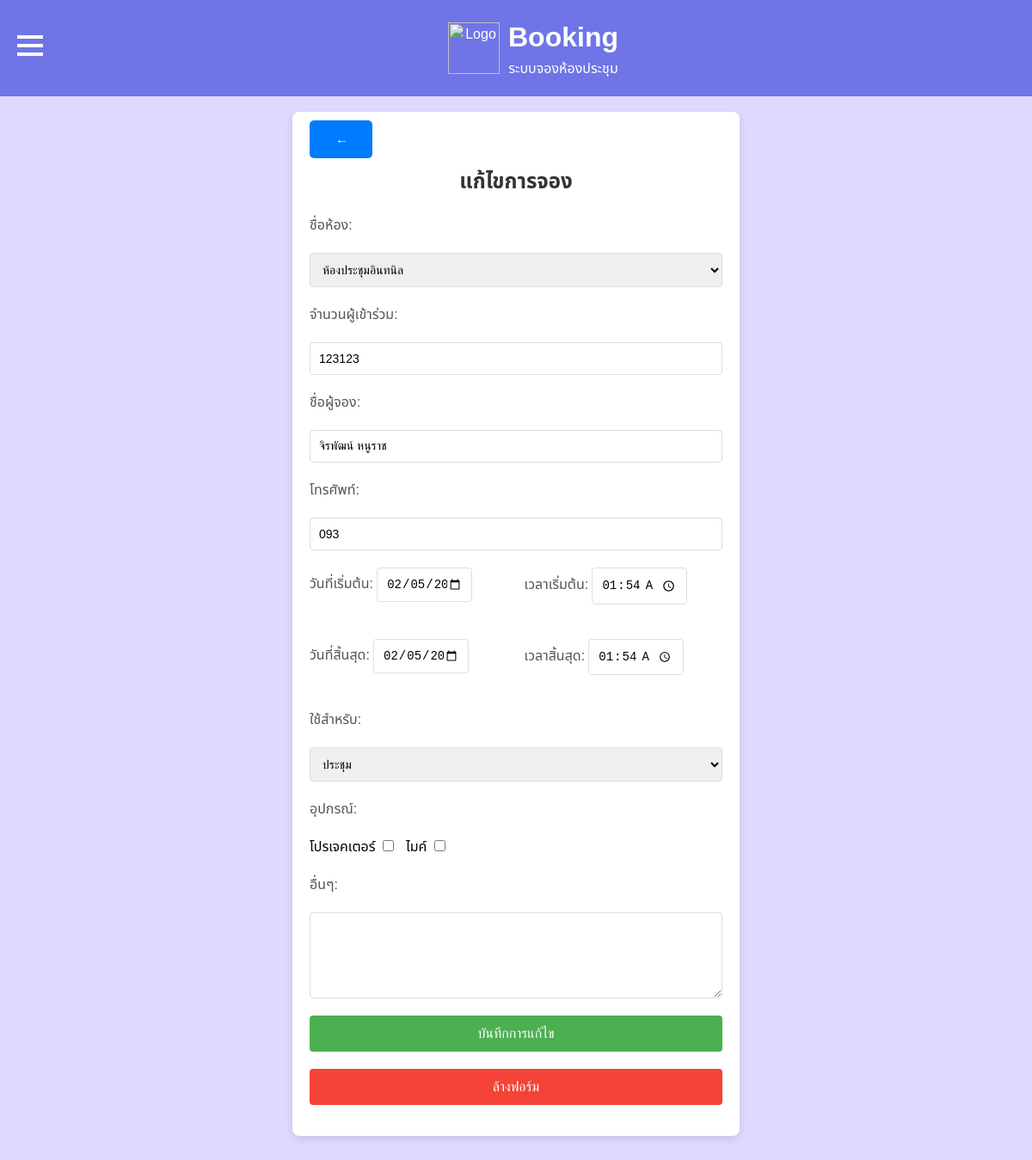
Screenshot of /edit-mybooking.php?id=23 (signed in) with the database file from the repository.
### tables this page shows
CREATE TABLE `bookings` (
  `id` int(11) NOT NULL,
  `user_id` int(11) DEFAULT NULL,
  `room_id` int(11) NOT NULL,
  `participants` int(11) NOT NULL,
  `booker_name` varchar(255) NOT NULL,
  `phone` varchar(20) NOT NULL,
  `start_date` date NOT NULL,
  `end_date` date NOT NULL,
  `start_time` time NOT NULL,
  `end_time` time NOT NULL,
  `purpose` varchar(255) NOT NULL,
  `equipment` varchar(255) DEFAULT NULL,
  `other_details` text DEFAULT NULL,
  `created_at` timestamp NOT NULL DEFAULT current_timestamp(),
  `is_confirmed` tinyint(1) NOT NULL DEFAULT 0
);

CREATE TABLE `rooms` (
  `id` int(11) NOT NULL,
  `room_name` varchar(100) NOT NULL,
  `description` text DEFAULT NULL,
  `location` varchar(255) DEFAULT NULL,
  `capacity` int(11) NOT NULL,
  `image` varchar(255) DEFAULT NULL,
  `created_at` timestamp NOT NULL DEFAULT current_timestamp(),
  `is_visible` tinyint(1) DEFAULT 1
);

### edit-mybooking.php (the view, shortened to what this page needs)
<?php
include 'db/db_connection.php';
$id = $_GET['id'];
$sql = "SELECT * FROM bookings WHERE id = $id AND user_id = {$_SESSION['user_id']}";
$result = $conn->query($sql);
$booking = $result->fetch_assoc();
$room_res = $conn->query("SELECT * FROM rooms WHERE is_visible = 1");
$rooms = $room_res->fetch_all(MYSQLI_ASSOC);
?>
<!DOCTYPE html>
<html lang="th">
<head>
    <link rel="stylesheet" href="css/theme.css">
</head>
<body>
<div class="container">
<a href="mybk.php" class="btn-back">
    <span class="arrow">&#8592;</span>
</a>
    <h2>แก้ไขการจอง</h2>
    <form action="update_booking.php" method="POST">
        <label>ชื่อห้อง:</label>
        <select name="room_id" required>
            <?php foreach ($rooms as $room): ?>
                <option value="<?= $room['id'] ?>" <?= $room['id'] == $booking['room_id'] ? 'selected' : '' ?>>
                    <?= htmlspecialchars($room['room_name']) ?>
                </option>
            <?php endforeach; ?>
        </select>
        <label>จำนวนผู้เข้าร่วม:</label>
        <input type="number" name="participants" value="<?= htmlspecialchars($booking['participants']) ?>" required>
        <label>ชื่อผู้จอง:</label>
        <input type="text" name="booker_name" value="<?= htmlspecialchars($booking['booker_name']) ?>" required>
        <label>โทรศัพท์:</label>
        <input type="tel" name="phone" value="<?= htmlspecialchars($booking['phone']) ?>" required>
        <div class="form-group">
    <div>
        <label>วันที่เริ่มต้น:</label>
        <input type="date" name="start_date" value="<?= $booking['start_date'] ?>" required>
    </div>
    <div>
        <label>เวลาเริ่มต้น:</label>
        <input type="time" name="start_time" value="<?= $booking['start_time'] ?>" required>
    </div>
</div>
<div class="form-group">
    <div>
        <label>วันที่สิ้นสุด:</label>
        <input type="date" name="end_date" value="<?= $booking['end_date'] ?>" required>
    </div>
    <div>
        <label>เวลาสิ้นสุด:</label>
        <input type="time" name="end_time" value="<?= $booking['end_time'] ?>" required>
    </div>
</div>
        <label>ใช้สำหรับ:</label>
        <select name="purpose">
            <option value="ประชุม" <?= $booking['purpose'] == 'ประชุม' ? 'selected' : '' ?>>ประชุม</option>
        </select>
        <label>อุปกรณ์:</label>
        <div class="cb">
            โปรเจคเตอร์ <input type="checkbox" name="equipment[]" value="โปรเจคเตอร์" <?= in_array('โปรเจคเตอร์', explode(',', $booking['equipment'])) ? 'checked' : '' ?>>
            ไมค์ <input type="checkbox" name="equipment[]" value="ไมค์" <?= in_array('ไมค์', explode(',', $booking['equipment'])) ? 'checked' : '' ?>>
        </div>
        <label>อื่นๆ:</label>
        <textarea name="other_details"><?= htmlspecialchars($booking['other_details']) ?></textarea>
        <button type="submit" class="btn-save">บันทึกการแก้ไข</button>
        <button type="reset" class="btn-clear">ล้างฟอร์ม</button>
    </form>
</div>
</body>
</html>

### css/theme.css (style rules this page uses)
body { display: flex; justify-content: center; align-items: center; background: linear-gradient(135deg, #e0d8ff, #e0d8ff); font-family: "Noto Sans Thai", sans-serif; font-optical-sizing: auto; font-style: normal; margin: 0; overflow-x: hidden; }
.arrow { transition: transform 0.3s ease; display: inline-block; margin-left: 10px; }

### edit-mybooking.php (style rules this page uses)
body { background-color: #f4f4f4; margin: 0; padding: 0; }
.container { width: 40%; margin: 50px auto; background-color: #fff; padding: 20px; border-radius: 8px; box-shadow: 0 4px 10px rgba(0, 0, 0, 0.1); margin-top: 130px; }
.form-group { display: flex; flex-wrap: wrap; gap: 10px; margin-bottom: 20px; }
.form-group div { width: 100%; }
@media (min-width: 768px) { .form-group div { width: 48%; } }
input[type="date"], input[type="time"] { width: 100%; padding: 10px; font-size: 14px; border: 1px solid #ddd; border-radius: 4px; box-sizing: border-box; }
h2 { text-align: center; color: #333; margin-bottom: 20px; }
form { display: grid; gap: 20px; }
label { font-size: 16px; color: #555; }
input[type="text"], input[type="tel"], input[type="number"], input[type="date"], input[type="time"], select, textarea { width: 100%; padding: 10px; font-size: 14px; border: 1px solid #ddd; border-radius: 4px; box-sizing: border-box; }
textarea { resize: vertical; height: 100px; }
.cb input[type="checkbox"] { margin-right: 10px; }
.form-group { display: flex; justify-content: space-between; gap: 10px; }
.form-group input, .form-group select { width: 48%; }
.btn-save { background-color: #4CAF50; color: white; padding: 12px; border: none; border-radius: 4px; cursor: pointer; font-size: 16px; }
.btn-clear { background-color: #f44336; color: white; padding: 12px; border: none; border-radius: 4px; cursor: pointer; font-size: 16px; }
.btn-back { align-items: center; background-color: #007bff; color: white; padding: 10px 20px; border-radius: 5px; text-decoration: none; font-size: 16px; margin-bottom: 20px; transition: background-color 0.3s; }
.arrow { font-size: 15px; margin-right: 8px; }

### rows the page displays
bookings: room_id "ห้องประชุมอินทนิล", participants "123123", booker_name "จิรพัฒน์ หนูราช", phone "093", start_date "02/05/2025", start_time "01:54:00", end_date "02/05/2025", end_time "01:54:00", purpose "ประชุม"
